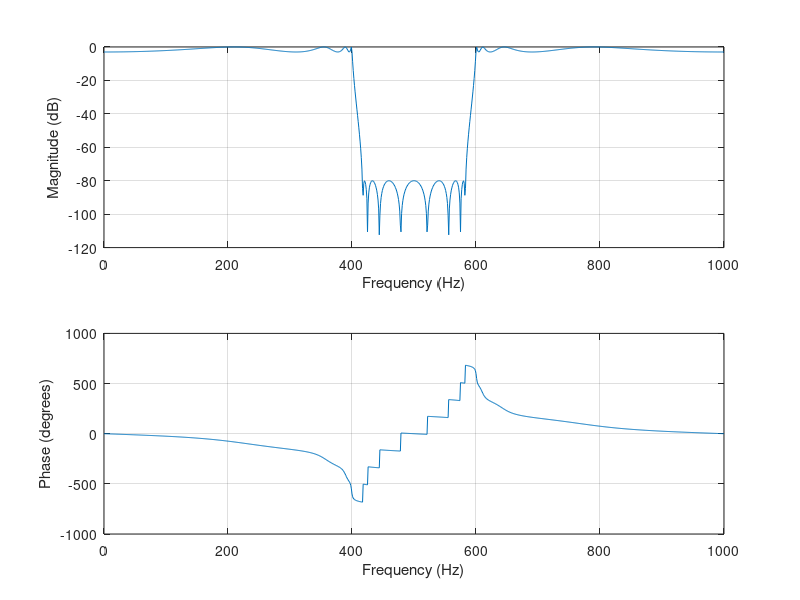
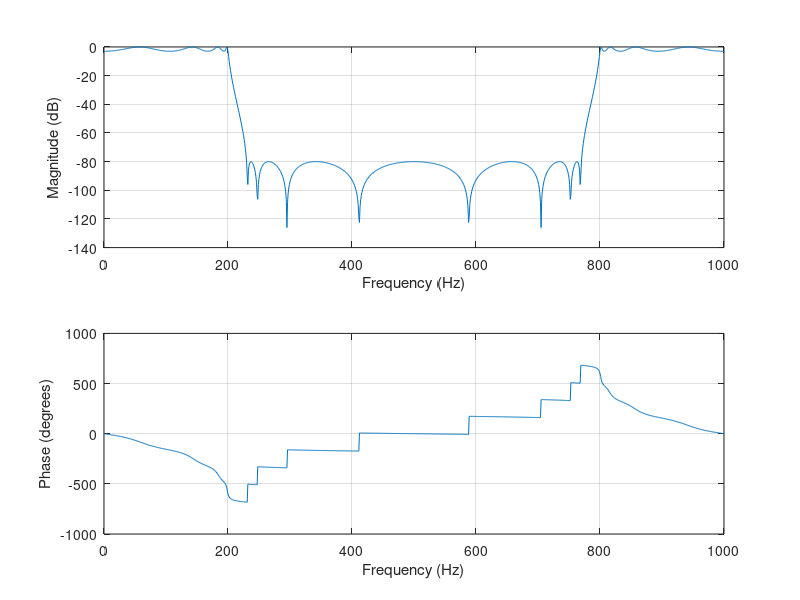
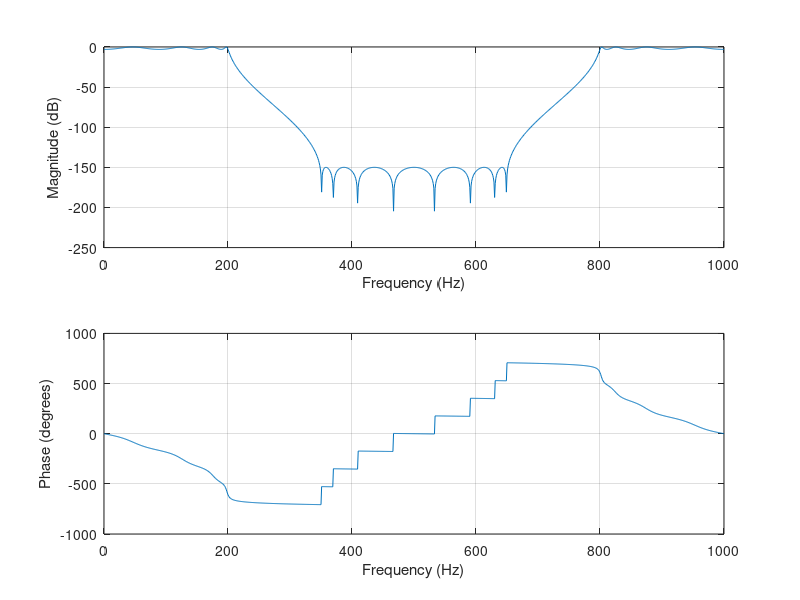
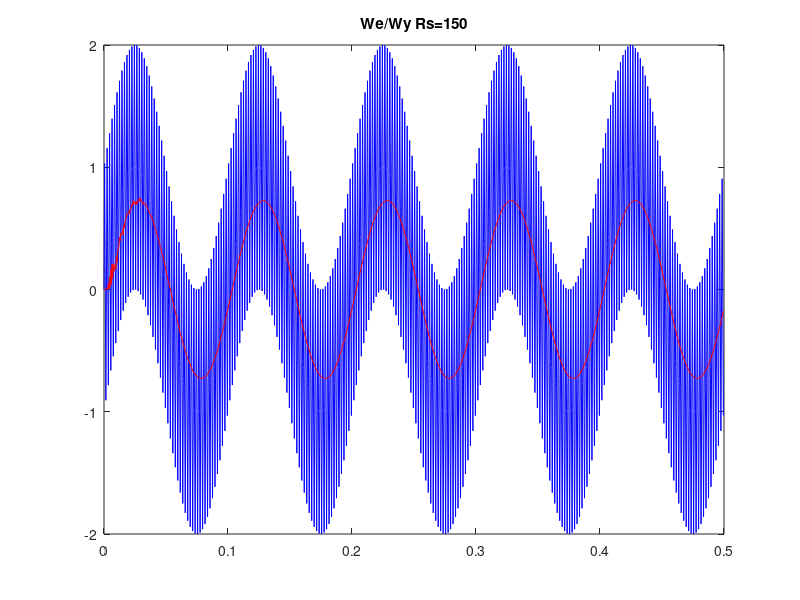

Recreate these plots in MATLAB, in order. (Note: this script raises an error after producing the figures.)
% dsp08_ex_iir_matlab.m
clear all; close all;
fpr=2000; f1=400; f2=600; N=8; Rp=3; Rs=80;         % 1) filter design requirements
[b,a] = ellip(N, Rp, Rs, [f1,f2]/(fpr/2),  'stop'); % 2) filter design
Npunkt=1000; freqz(b,a,Npunkt,fpr);                 % 3) verification of filter H(f)
Nx=1000; dt=1/fpr; t=dt*(0:Nx-1); fx1=10; fx2=500;  % 4) signal parameters
x = sin(2*pi*fx1*t) + sin(2*pi*fx2*t);              % 5) signal generation
y = filter(b,a,x);                                  % 6) signal filtration - two sums
figure; plot(t,x,'b-',t,y,'r-'); title('We/Wy stop');    % 7) filtration result 

pause;
 
fpr=2000; f1=200; f2=800; N=8; Rp=3; Rs=80;         
[b,a] = ellip(N, Rp, Rs, [f1,f2]/(fpr/2), 'stop'); 
Npunkt=1000; freqz(b,a,Npunkt,fpr);                 
Nx=1000; dt=1/fpr; t=dt*(0:Nx-1); fx1=10; fx2=500; 
x = sin(2*pi*fx1*t) + sin(2*pi*fx2*t);              
y = filter(b,a,x);                                 
figure; plot(t,x,'b-',t,y,'r-'); title('We/Wy stop f1=200, f2=800');

pause;

fpr=2000; f1=200; f2=800; N=8; Rp=3; Rs=150;         
[b,a] = ellip(N, Rp, Rs, [f1,f2]/(fpr/2), 'stop'); 
Npunkt=1000; freqz(b,a,Npunkt,fpr);                 
Nx=1000; dt=1/fpr; t=dt*(0:Nx-1); fx1=10; fx2=500; 
x = sin(2*pi*fx1*t) + sin(2*pi*fx2*t);              
y = filter(b,a,x);                                 
figure; plot(t,x,'b-',t,y,'r-'); title('We/Wy Rs=150');

pause;

fpr=2000; f1=400; f2=600; N=8; Rp=3; Rs=80;         
[b,a] = ellip(N, Rp, Rs, [f1,f2]/(fpr/2), 'bandpass'); 
Npunkt=1000; freqz(b,a,Npunkt,fpr);                 
Nx=1000; dt=1/fpr; t=dt*(0:Nx-1); fx1=10; fx2=500; 
x = sin(2*pi*fx1*t) + sin(2*pi*fx2*t);              
y = filter(b,a,x);                                 
figure; plot(t,x,'b-',t,y,'r-'); title('We/Wy stop f1=200, f2=800');


pause;

fpr=2000; f=200; N=8; Rp=3; Rs=150;         
[b,a] = ellip(N, Rp, Rs, f/(fpr/2), 'low'); 
Npunkt=1000; freqz(b,a,Npunkt,fpr);                 
Nx=1000; dt=1/fpr; t=dt*(0:Nx-1); fx1=10; fx2=500; 
x = sin(2*pi*fx1*t) + sin(2*pi*fx2*t);              
y = filter(b,a,x);                                 
figure; plot(t,x,'b-',t,y,'r-'); title('We/Wy low');

pause;

fpr=2000; f=600; N=8; Rp=3; Rs=40;         
[b,a] = ellip(N, Rp, Rs, f/(fpr/2), 'high'); 
Npunkt=1000; freqz(b,a,Npunkt,fpr);                 
Nx=1000; dt=1/fpr; t=dt*(0:Nx-1); fx1=10; fx2=500; 
x = sin(2*pi*fx1*t) + sin(2*pi*fx2*t);              
y = filter(b,a,x);                                 
figure; plot(t,x,'b-',t,y,'r-'); title('We/Wy high');

pause;

clear all; close all;

fpr=2000; f1=400; f2=600; N=8; Rp=3; Rs=20;
[b, a] = butter(N, [f1, f2]/(fpr/2), 'stop');
Npunkt=1000; freqz(b,a,Npunkt,fpr);
Nx=1000; dt=1/fpr; t=dt*(0:Nx-1); fx1=10; fx2=500;
x = sin(2*pi*fx1*t) + sin(2*pi*fx2*t);
y = filter(b,a,x);
figure; plot(t,x,'b-',t,y,'r-'); title('We/Wy butterworth');

pause;

clear all; close all;

fpr=2000; f1=400; f2=600; N=8; Rp=3; Rs=20;
[b, a] = cheby1(N, Rp, [f1, f2]/(fpr/2), 'stop');
Npunkt=1000; freqz(b,a,Npunkt,fpr);
Nx=1000; dt=1/fpr; t=dt*(0:Nx-1); fx1=10; fx2=500;
x = sin(2*pi*fx1*t) + sin(2*pi*fx2*t);
y = filter(b,a,x);
figure; plot(t,x,'b-',t,y,'r-'); title('We/Wy chebyshev type I');
 